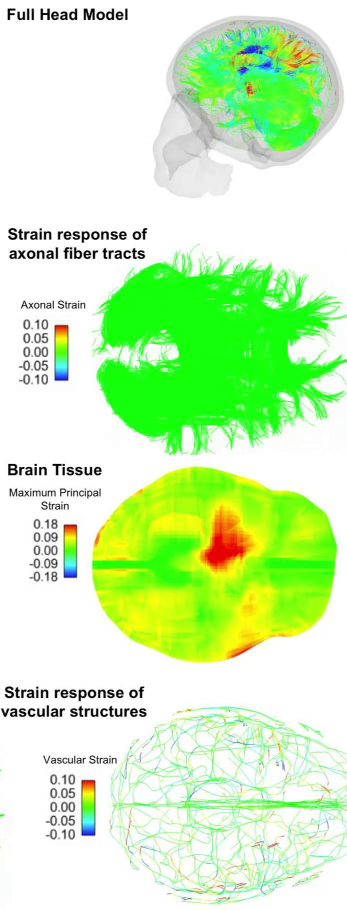
#> input picture src/csps/src/Simulation/frame101.jpg, 694 x 1820 px, given in place of frame15.jpg, which was not available (shown at 1/2 size)
$ python -i cspscloud.py   (imports and definitions only)
#> lines starting #> are read from the running program, lines starting #| are printed output that depends on the picture
import numpy as np
import time
import sys
import cv2
import math
import random
import timeit
import tinys3
import os
import smtplib
import datetime

def makeS3Conn(aws_access_key_id,aws_secret_access_key,bucketName):
    conn = tinys3.Connection(aws_access_key_id, aws_secret_access_key,default_bucket = bucketName)
    return conn

def uploadFileS3(s3Conn, fName,cloudLimit):
    log = s3Conn.list()

    filenames = []
    filesizes = []
    cloudUsage = 0
    for i in log:
        filenames.append(str(i['key']))
        filesizes.append(int(i['size'])/1024)
        cloudUsage += filesizes[-1]

    cSize = float(os.stat(fName).st_size/1024)

    print("currrent log is")
    for i in range(len(filenames)):
        print(filenames[i],filesizes[i])
    print("total usage is",cloudUsage)

    print("going to add",fName,"with size",cSize)
    while (cSize + cloudUsage) > cloudLimit:
        print("usage = ",cloudUsage,"limit =",cloudLimit)
        print("so removing",filenames[0],"with size",filesizes[0])
        s3Conn.delete(filenames[0])
        cloudUsage -= filesizes[0]
        filenames.pop(0)
        filesizes.pop(0)

    f = open(fName, 'rb')
    s3Conn.upload(fName, f)

def genVideo():
        CONST_videoWidth = 300
        CONST_videoHeight = 300

        maxsize = (CONST_videoWidth, CONST_videoHeight)
        fourcc = cv2.VideoWriter_fourcc(*'XVID')
        cdatetime = str(datetime.datetime.now())
        cdate = cdatetime.split(" ")[0]

        ctime = cdatetime.split(" ")[1]
        ctime = ctime.split(".")[0]
        ctime = ctime.replace(":","-")

        videoFileName = "Date"+cdate+"Time"+ctime+"video.avi"
        print(videoFileName)
        out = cv2.VideoWriter(videoFileName, fourcc, 10.0, maxsize)
        curFrame = 0

        while (curFrame < 104):
                offset = 15
                number = offset + curFrame
                if number > 104:
                        number = 104
                filename = "./Simulation/frame" + str(int(number)) + ".jpg"
                simulFrame = cv2.imread(filename)
#> simulFrame is the input picture: shape (1820, 694, 3); mean B, G, R 185.2, 244.7, 205.6
                simulFrame = cv2.resize(simulFrame, maxsize)
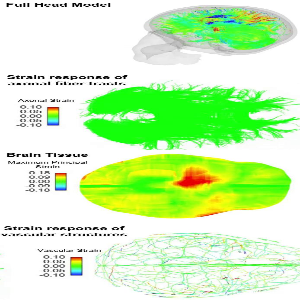
#> simulFrame: shape (300, 300, 3); mean B, G, R 185.3, 244.8, 205.6

                out.write(simulFrame)
                curFrame += 1
#> pass 2 of the loop in genVideo, `while (curFrame < 104):`:
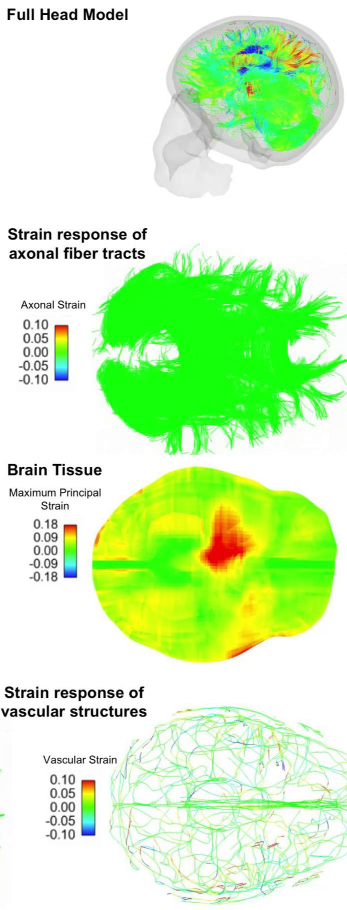
#> input picture src/csps/src/Simulation/frame102.jpg, 694 x 1820 px, given in place of frame16.jpg, which was not available (shown at 1/2 size)
#> in genVideo, simulFrame is the input picture: shape (1820, 694, 3); mean B, G, R 185.1, 244.7, 205.5
#> in genVideo, `simulFrame = cv2.resize(simulFrame, maxsize)`:
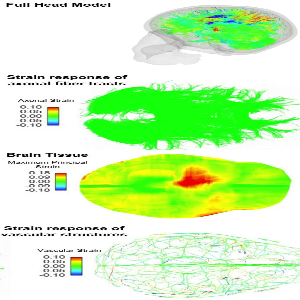
#> simulFrame: shape (300, 300, 3); mean B, G, R 185.2, 244.7, 205.5

        out.release()
        return videoFileName


#> (the run stopped early here; a loop or call above may not have finished)
